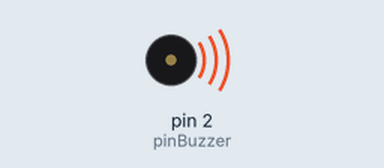
Recording of a sketch running on a simulated Arduino Uno, built with avr-gcc and run on an emulated ATmega328P. On the bench: buzzer (waves = sounding, pin HIGH).

Above: at 0.5 s.
Timing chart, 0 to 4.6 s (numbered marks = the images above):
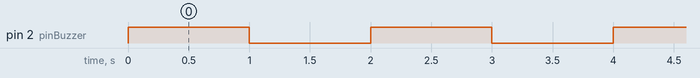

Measured:
- by itself, pin 2 (pinBuzzer): alternates HIGH for 1.0 s and LOW for 1.0 s

The sketch:

buzzeur.ino
```cpp
const int pinBuzzer = 2; // Broche connectée au buzzer

void setup() {
  pinMode(pinBuzzer, OUTPUT); // Configure la broche du buzzer comme sortie
}

void loop() {
  digitalWrite(pinBuzzer, HIGH); // Active le buzzer
  delay(1000); // Le buzzer reste activé pendant 1 seconde
  digitalWrite(pinBuzzer, LOW); // Désactive le buzzer
  delay(1000); // Pause de 1 seconde avant de réactiver
}
```
